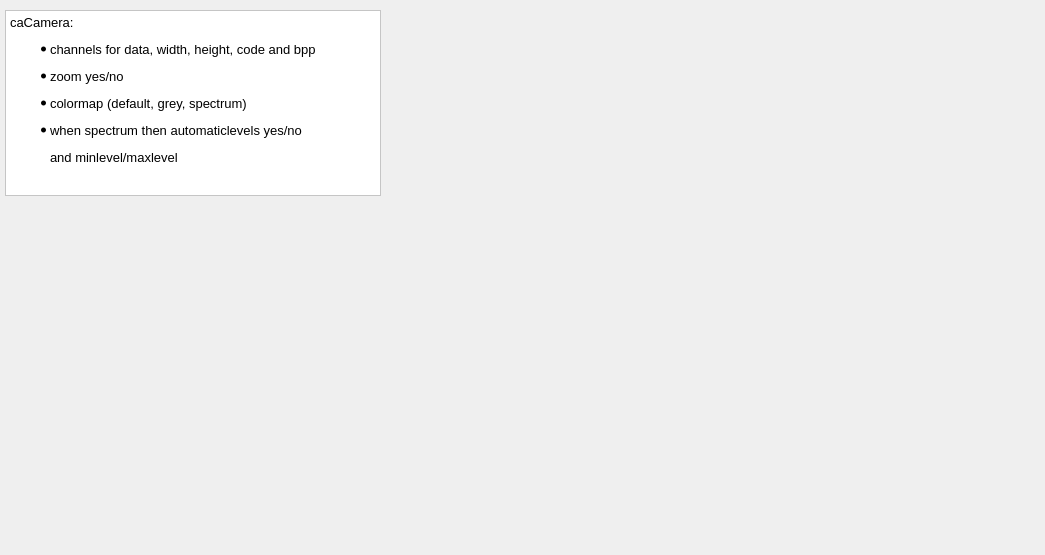
      <widget class="QWidget" name="tab_26">
       <attribute name="title">
        <string>caCamera</string>
       </attribute>
       <widget class="caCamera" name="cacamera">
        <property name="geometry">
         <rect>
          <x>390</x>
          <y>10</y>
          <width>646</width>
          <height>536</height>
         </rect>
        </property>
        <property name="channelData" stdset="0">
         <string notr="true">pc7818-1:data{&quot;monitor&quot;:{&quot;maxdisplayrate&quot;:20}}</string>
        </property>
        <property name="channelWidth" stdset="0">
         <string notr="true">pc7818-1:width{&quot;monitor&quot;:{&quot;maxdisplayrate&quot;:1}}</string>
        </property>
        <property name="channelHeight" stdset="0">
         <string notr="true">pc7818-1:height{&quot;monitor&quot;:{&quot;maxdisplayrate&quot;:1}}</string>
        </property>
        <property name="channelCode" stdset="0">
         <string notr="true">pc7818-1:code{&quot;monitor&quot;:{&quot;maxdisplayrate&quot;:1}}</string>
        </property>
        <property name="channelBPP" stdset="0">
         <string notr="true">pc7818-1:bpp{&quot;monitor&quot;:{&quot;maxdisplayrate&quot;:1}}</string>
        </property>
        <property name="simpleZoomedView" stdset="0">
         <bool>false</bool>
        </property>
        <property name="Zoom" stdset="0">
         <enum>caCamera::Yes</enum>
        </property>
        <property name="ColorMap" stdset="0">
         <enum>caCamera::grey</enum>
        </property>
        <property name="automaticLevels" stdset="0">
         <bool>true</bool>
        </property>
        <property name="minLevel">
         <string notr="true">800</string>
        </property>
        <property name="maxLevel">
         <string notr="true">4500</string>
        </property>
       </widget>
       <widget class="QTextEdit" name="textEdit_23">
        <property name="geometry">
         <rect>
          <x>5</x>
          <y>10</y>
          <width>376</width>
          <height>186</height>
         </rect>
        </property>
        <property name="styleSheet">
         <string notr="true">
QWidget {background: white;} </string>
        </property>
        <property name="html">
         <string>&lt;!DOCTYPE HTML PUBLIC &quot;-//W3C//DTD HTML 4.0//EN&quot; &quot;http://www.w3.org/TR/REC-html40/strict.dtd&quot;&gt;
&lt;html&gt;&lt;head&gt;&lt;meta name=&quot;qrichtext&quot; content=&quot;1&quot; /&gt;&lt;style type=&quot;text/css&quot;&gt;
p, li { white-space: pre-wrap; }
&lt;/style&gt;&lt;/head&gt;&lt;body style=&quot; font-family:'Sans Serif'; font-size:10pt; font-weight:400; font-style:normal;&quot;&gt;
&lt;p style=&quot; margin-top:0px; margin-bottom:0px; margin-left:0px; margin-right:0px; -qt-block-indent:0; text-indent:0px;&quot;&gt;caCamera: &lt;/p&gt;
&lt;ul style=&quot;margin-top: 0px; margin-bottom: 0px; margin-left: 0px; margin-right: 0px; -qt-list-indent: 1;&quot;&gt;&lt;li style=&quot; margin-top:12px; margin-bottom:0px; margin-left:0px; margin-right:0px; -qt-block-indent:0; text-indent:0px;&quot;&gt;channels for data, width, height, code and bpp&lt;/li&gt;&lt;/ul&gt;
&lt;ul style=&quot;margin-top: 0px; margin-bottom: 0px; margin-left: 0px; margin-right: 0px; -qt-list-indent: 1;&quot;&gt;&lt;li style=&quot; margin-top:12px; margin-bottom:0px; margin-left:0px; margin-right:0px; -qt-block-indent:0; text-indent:0px;&quot;&gt;zoom yes/no&lt;/li&gt;
&lt;li style=&quot; margin-top:12px; margin-bottom:0px; margin-left:0px; margin-right:0px; -qt-block-indent:0; text-indent:0px;&quot;&gt;colormap (default, grey, spectrum)&lt;/li&gt;
&lt;li style=&quot; margin-top:12px; margin-bottom:0px; margin-left:0px; margin-right:0px; -qt-block-indent:0; text-indent:0px;&quot;&gt;when spectrum then automaticlevels yes/no&lt;/li&gt;&lt;/ul&gt;
&lt;p style=&quot; margin-top:12px; margin-bottom:0px; margin-left:0px; margin-right:0px; -qt-block-indent:1; text-indent:0px;&quot;&gt;and minlevel/maxlevel&lt;/p&gt;&lt;/body&gt;&lt;/html&gt;</string>
        </property>
       </widget>
       <widget class="caClock" name="caclock">
        <property name="geometry">
         <rect>
          <x>55</x>
          <y>254</y>
          <width>174</width>
          <height>136</height>
         </rect>
        </property>
        <property name="channel" stdset="0">
         <string>pc7818-1:data{&quot;monitor&quot;:{&quot;maxdisplayrate&quot;:20}}</string>
        </property>
        <property name="TimeType">
         <enum>caClock::ReceiveTime</enum>
        </property>
        <property name="colorMode">
         <enum>caClock::Alarm</enum>
        </property>
       </widget>
      </widget>
